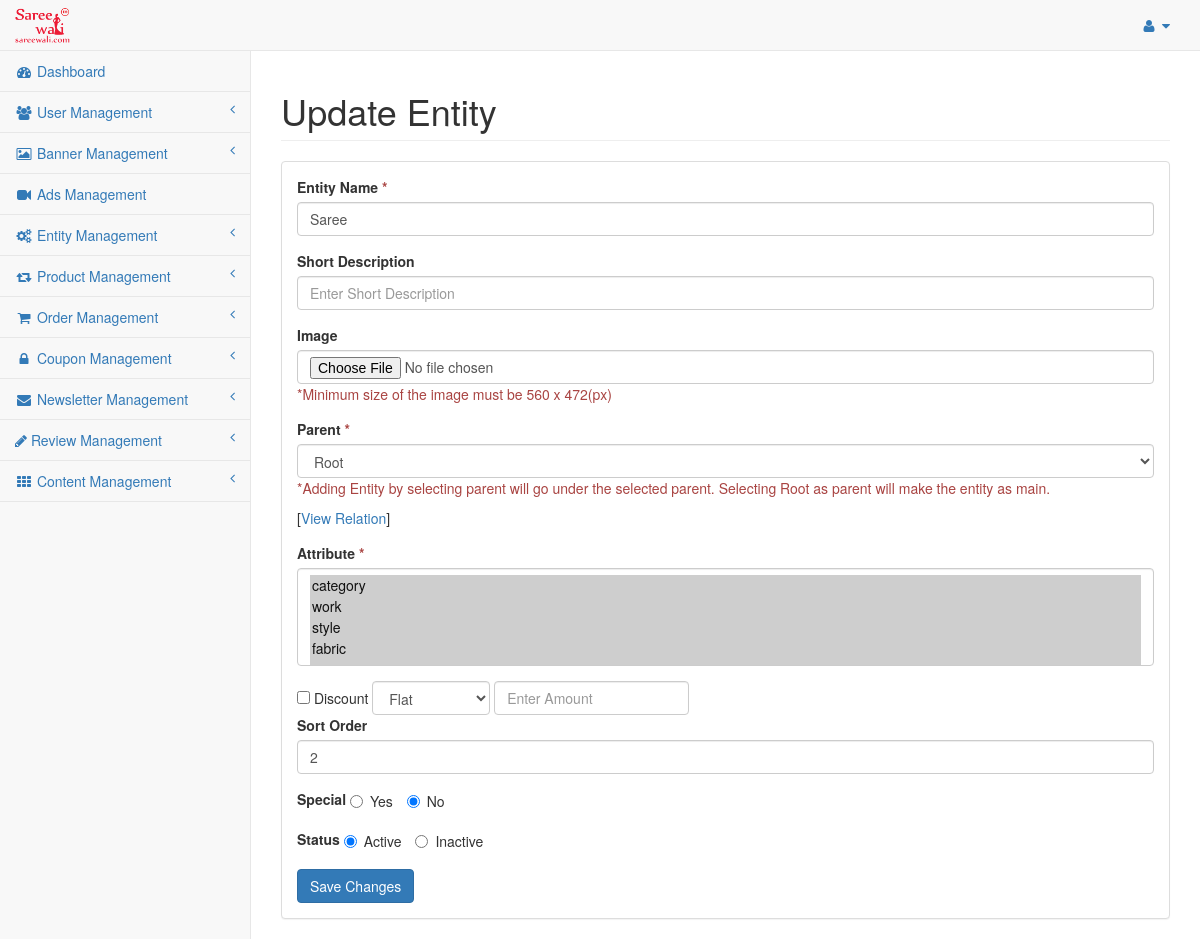
The app's page /admin/entity-edit/sarees with its own data.
### tables this page shows
CREATE TABLE `saree_settings` (
  `settings_id` int(11) NOT NULL,
  `sitename` varchar(255) NOT NULL,
  `siteaddress` varchar(255) NOT NULL,
  `logoname` varchar(255) NOT NULL,
  `logopathname` varchar(255) NOT NULL,
  `facebook_page_url` varchar(255) NOT NULL,
  `gst_no` varchar(255) NOT NULL,
  `date_added` int(11) NOT NULL
);

CREATE TABLE `saree_entity` (
  `entity_id` int(11) NOT NULL,
  `name` varchar(255) NOT NULL,
  `description` tinytext NOT NULL,
  `image_path` varchar(255) NOT NULL,
  `slug` varchar(255) NOT NULL,
  `level` int(11) NOT NULL,
  `parent_id` int(11) NOT NULL,
  `sort_order` int(11) NOT NULL,
  `is_special` enum('Y','N') NOT NULL DEFAULT 'N',
  `status` enum('Y','N') NOT NULL DEFAULT 'N',
  `date_added` int(11) NOT NULL,
  `date_modified` int(11) NOT NULL
);

### application/models/Defaultdata.php (called while the page is built, shortened)
<?php
class Defaultdata extends CI_Model {
	private $mydata = array();
	public function getBackendDefaultData()
	{
		$this->mydata["tot_segments"] = $this->getUrlSegments();
		$this->mydata['general_settings'] = $this->grabSettingData();
		$this->mydata['admin_profile'] = $this->grabProfileData();
		$this->mydata["sidebar"] = $this->load->view('admin/partials/sidebar', null, true);
		$this->data = $this->mydata;
		$this->headerdata = $this->mydata;
		$this->data["header"] = $this->load->view('admin/partials/header', $this->headerdata, true);
		$this->data["head"] = $this->load->view('admin/partials/head', $this->headerdata, true);
		$this->data["footer"] = $this->load->view('admin/partials/footer', null, true);
		return $this->data;
	}
	public function getUrlSegments()
	{
		$all_segment=$this->uri->segment_array();
		return $all_segment;
	}
	public function grabSettingData(){
		$query = $this->db->get(TABLE_SETTINGS);
		return $query->row();
	}
	public function grabProfileData(){
		$query = $this->db->get(TABLE_ADMIN);
		return $query->row();
	}
}
?>

### application/controllers/admin/Entity.php (called while the page is built, shortened)
<?php if ( ! defined('BASEPATH')) exit('No direct script access allowed');
class Entity extends CI_Controller{
	public $data = array();
	public function __construct(){
		$this->load->model('entitydata');
		$this->load->model('productdata');
		$this->data = $this->defaultdata->getBackendDefaultData();
	}
	public function entity_edit($code){
		if($this->session->userdata('has_error')){
			$cat_details = (object)$this->session->userdata;
			$cat_details->image_path = $cat_details->hidden_image_path;
			$this->data['cat_details'] = $cat_details;
			$arr = $cat_details->attr;
			if(isset($cat_details->attr)){
				$this->data['ent_attr'] = $arr;
			}else{
				$this->data['ent_attr'] = array();
			}
		}else{
			$cond['slug'] = $code;
			$cat_details = $this->entitydata->grab_entity($cond);
			$this->data['cat_details'] = $cat_details[0];
			$ent_attr = $this->entitydata->grab_entity_attribute($cat_details[0]->entity_id);
			$arr = [];
			if(!empty($ent_attr)){
				foreach ($ent_attr as $key => $value) {
					$arr[] = $value->name;
				}
			}
			$this->data['ent_attr'] = $arr;
		}
		$attr_data = $this->entitydata->grab_attr();
		$arr1 = array();
		if(!empty($attr_data)){
			foreach ($attr_data as $key => $value) {
				if(!in_array($value->name, $arr)){
					$arr1[] = $value->name;
				}
			}
		}
		if(!empty($arr)){
			foreach (array_reverse($arr) as $key => $value) {
				array_unshift($arr1, $value);
			}
		}
		$this->data['attr_data'] = $arr1;
		$entity_data = $this->entitydata->grab_entity(array("slug !=" => $code));
		$this->data['entity_data'] = $entity_data;
		$this->load->view('admin/entity_edit', $this->data);
	}
}

### index.php (called while the page is built, shortened)
<?php
require_once BASEPATH.'core/CodeIgniter.php';

### application/models/Entitydata.php (called while the page is built, shortened)
<?php
class Entitydata extends CI_Model {
	public function grab_entity($cond = array(), $like = array(), $limit = array(), $order_by = array()){
		if(!empty($cond)){
			$this->db->where($cond);
		}
		if(!empty($order_by)){
			foreach($order_by as $key => $val){
				$this->db->order_by($key, $val);
			}
		}else{
			$this->db->order_by('date_modified','desc');
		}
		$query = $this->db->get(TABLE_ENTITY);
		return $query->result();
	}
	public function grab_attr($cond = array(), $like = array(), $limit = array()){
		$query = $this->db->get(TABLE_ATTR);
		return $query->result();
	}
	public function grab_entity_attribute($entity_id){
		if(is_array($entity_id)){
			$sql = "SELECT ".TABLE_ATTR.".attr_id, ".TABLE_ATTR.".name FROM ".TABLE_ATTR." INNER JOIN ".TABLE_ENTITY_ATTRIBUTE." ON ".TABLE_ATTR.".attr_id = ".TABLE_ENTITY_ATTRIBUTE.".attr_id WHERE ".TABLE_ENTITY_ATTRIBUTE.".entity_id IN (".implode(",", $entity_id).") ORDER BY ".TABLE_ENTITY_ATTRIBUTE.".entity_attribute_id";
		}else{
			$sql = "SELECT ".TABLE_ATTR.".attr_id, ".TABLE_ATTR.".name FROM ".TABLE_ATTR." INNER JOIN ".TABLE_ENTITY_ATTRIBUTE." ON ".TABLE_ATTR.".attr_id = ".TABLE_ENTITY_ATTRIBUTE.".attr_id WHERE ".TABLE_ENTITY_ATTRIBUTE.".entity_id=".$entity_id." ORDER BY ".TABLE_ENTITY_ATTRIBUTE.".entity_attribute_id";
		}
		$query = $this->db->query($sql);
		return $query->result();
	}
}

### application/views/admin/entity_edit.php (the view, shortened to what this page needs)
<?php echo $head;?>
<div id="wrapper">
	<?php echo $header;?>
	<div id="page-wrapper" style="min-height: 325px;">
		<div class="row">
			<div class="col-lg-12">
				<h1 class="page-header">Update Entity</h1>
			</div>
		</div>
		<div class="row">
			<div class="col-lg-12">
				<div class="panel panel-default">
					<div class="panel-body">
						<div class="row">
							<div class="col-lg-12">
								<form action="<?php echo base_url('admin/entity/edit_entity');?>" method="POST" role="form" enctype="multipart/form-data">
									<div class="form-group">
										<label class="control-label">Entity Name <span style="color:#a94442;">*</span></label>
										<input class="form-control" type="text" name="name" placeholder="Enter Entity Name" value="<?php if(isset($cat_details->name) && $cat_details->name){echo $cat_details->name;}?>">
									</div>
									<div class="form-group">
										<label class="control-label">Short Description</label>
										<input class="form-control" type="text" name="description" placeholder="Enter Short Description" value="<?php if(isset($cat_details->description) && $cat_details->description){echo $cat_details->description;}?>">
									</div>
									<div class="form-group">
										<label class="control-label">Image</label>
										<input class="form-control" type="file" name="image_path">
										<p class="text-danger">*Minimum size of the image must be 560 x 472(px)</p>
									</div>
									<div class="form-group">
										<label class="control-label">Parent <span style="color:#a94442;">*</span></label>
										<select name="entity_id" class="form-control">
											<?php if(count($entity_data) > 0){ ?>
												<?php foreach($entity_data AS $list) {?>
													<option value="<?php echo $list->entity_id.'||'.$list->level;?>" <?php if($list->entity_id == $cat_details->parent_id){echo 'selected';}?> ><?php echo $list->name;?></option>
												<?php } ?>
											<?php } ?>
										</select>
										<p class="text-danger">*Adding Entity by selecting parent will go under the selected parent. Selecting Root as parent will make the entity as main.</p>[<a id="view_relation" href="javscript:void(0);">View Relation</a>]
									</div>
									<div class="form-group">
										<label class="control-label">Attribute <span style="color:#a94442;">*</span></label>
										<select class="form-control js-example-tags" multiple="multiple" name="attr[]" required>
											<?php
												if(!empty($attr_data)){
													foreach ($attr_data as $key => $value) {
														if(in_array($value, $ent_attr)){
															echo '<option selected>'.$value.'</option>';
														}else{
															echo '<option>'.$value.'</option>';
														}
													}
												}
											?>
										</select>
									</div>
									<div class="form-inline">
										<div class="checkbox">
										    <label><input <?php if(isset($cat_details->prd_dic_chk) && ($cat_details->prd_dic_chk == "Y")){echo 'checked';}?> type="checkbox" id="prd_dic_chk" name="prd_dic_chk" value="Y"> Discount</label>
										</div>
									    <div class="form-group">
									    	<select class="form-control" id="prd_dis_mode" name="prd_dis_mode">
									    		<option value="flat" <?php if(isset($cat_details->prd_dis_mode) && ($cat_details->prd_dis_mode == 'flat')){echo 'selected';};?>>Flat</option>
									    	</select>
									    </div>
									  <div class="form-group">
									    <input type="text" class="form-control" placeholder="Enter Amount" id="prd_dis_amt" name="prd_dis_amt" value="<?php if(isset($cat_details->prd_dis_amt)){echo $cat_details->prd_dis_amt;}?>">
									  </div>
									</div>
									<div class="form-group">
										<label class="control-label">Sort Order</label>
										<input class="form-control" type="text" name="sort_order" placeholder="Enter Sort Order" value="<?php if(isset($cat_details->sort_order) && $cat_details->sort_order){echo $cat_details->sort_order;}?>">
									</div>
									<div class="form-group">
										<label class="control-label">Special</label>
										<label class="radio-inline">
											<input type="radio" name="is_special" value="Y" <?php if(isset($cat_details->is_special)){if($cat_details->is_special == 'Y'){echo 'checked';}}?>>Yes
										</label>
										<label class="radio-inline">
											<input type="radio" name="is_special" value="N" <?php if(isset($cat_details->is_special)){if($cat_details->is_special == 'N'){echo 'checked';}}else{echo 'checked';}?>>No
										</label>
									</div>
									<div class="form-group">
										<label class="control-label">Status</label>
										<label class="radio-inline">
											<input type="radio" name="status" value="Y" <?php if(isset($cat_details->status)){if($cat_details->status == 'Y'){echo 'checked';}}else{echo 'checked';}?>>Active
										</label>
										<label class="radio-inline">
											<input type="radio" name="status" value="N" <?php if(isset($cat_details->status)){if($cat_details->status == 'N'){echo 'checked';}}?>>Inactive
										</label>
									</div>
									<button type="submit" class="btn btn-primary">Save Changes</button>
								</form>
							</div>
						</div>
					</div>
				</div>
			</div>
		</div>
	</div>
</div>
<?php echo $footer; ?>

### application/views/admin/partials/header.php (shortened to what this page needs)
<nav class="navbar navbar-default navbar-static-top" role="navigation" style="margin-bottom: 0">
	<div class="navbar-header">
		<a class="navbar-brand" href="<?php echo base_url('admin/dashboard');?>">
			<?php
				if(isset($general_settings->logoname) && file_exists(UPLOAD_RELATIVE_LOGO_PATH.$general_settings->logoname)){
			?>
				<img src="<?php echo UPLOAD_LOGO_PATH.$general_settings->logoname.'?v='.time();?>" width="230" height="50">
			<?php
				}
			?>
		</a>
	</div>
	<ul class="nav navbar-top-links navbar-right">
		<li class="dropdown">
			<a class="dropdown-toggle" data-toggle="dropdown" href="#">
				<i class="fa fa-user fa-fw"></i> <i class="fa fa-caret-down"></i>
			</a>
		</li>
	</ul>
	<?php echo $sidebar; ?>
</nav>

### assets/styles/sb-admin-2.css (style rules this page uses)
body { background-color: #f8f8f8; }
#wrapper { width: 100%; }
#page-wrapper { padding: 0 15px; min-height: 568px; background-color: white; }
@media (min-width: 768px) { #page-wrapper { position: inherit; margin: 0 0 0 250px; padding: 0 30px; border-left: 1px solid #e7e7e7; } }
.navbar-top-links { margin-right: 0; }
.navbar-top-links li { display: inline-block; }
.navbar-top-links li:last-child { margin-right: 15px; }
.navbar-top-links li a { padding: 15px; min-height: 50px; }
.navbar-default .navbar-brand { padding: 5px 15px; }
.navbar-brand img { max-height:40px; width:auto; }

### records on screen
saree_settings: logoname (picture)
saree_entity: name "Saree", entity_id "Root", sort_order "2", is_special "☐ Yes", is_special "☑ No", status "☑ Active", status "☐ Inactive"

### other values on screen
form field value "category ☑ / work ☑ / style ☑ / fabric ☑"
